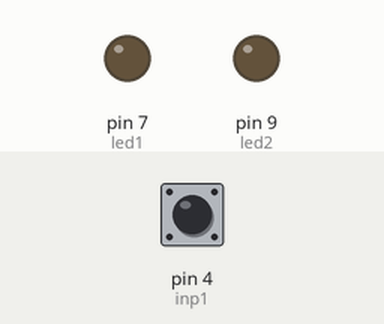
Simulated run of this sketch. Board: Arduino Uno, built with avr-gcc and run on an emulated ATmega328P. On the bench: output pins drawn as LEDs (lit = HIGH). Inputs (shaded band) come from the test bench; at power-on: pin 4 (inp1) HIGH.

Above: at 1.2 s.
1.3 s: pin 4 (inp1) pulsed LOW 5 times (0.12 s each, 0.3 s apart)
At 3.3 s:
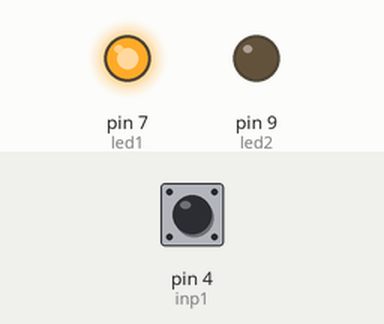
Timing chart, 0 to 4.8 s (numbered marks = the images above; inputs shaded):
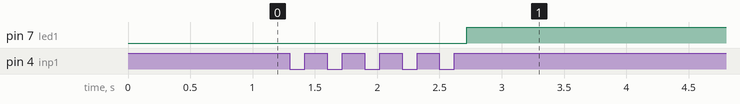

Measured:
- after the input at 1.3 s, pin 7 (led1): LOW → HIGH after 1.4 s

The sketch:

multipress_switch_dumbsafe.ino
```cpp
int led1 = 7;
int led2 = 9;

int inp1 = 4;
int inp2 = 5;

int counter = 0;

int dumbDelay = 100; //ms

void setup() {
  pinMode(inp1, INPUT_PULLUP);
  pinMode(inp2, INPUT_PULLUP);

  pinMode(led1, OUTPUT);
  pinMode(led2, OUTPUT);
}

void loop() {
  while (counter < 5) {
    while (digitalRead(inp1) == HIGH);
    delay(dumbDelay);
    while (digitalRead(inp1) == LOW);
    counter += 1;
    delay(dumbDelay);
  }

  counter = 0;
  ledOn(led1);

  while (counter < 3) {
    while (digitalRead(inp1) == HIGH);
    delay(dumbDelay);
    while (digitalRead(inp1) == LOW);
    counter += 1;
    delay(dumbDelay);
  }

  counter = 0;
  ledOff(led1);
}

void ledOn(int ledID) {
  digitalWrite(ledID, HIGH);
}

void ledOff(int ledID) {
  digitalWrite(ledID, LOW);
}
```
